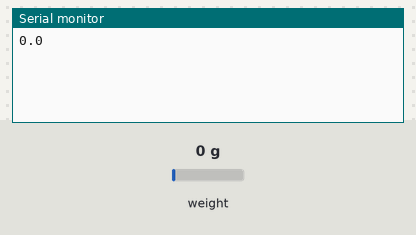
A sketch run on a simulated Arduino Uno, built with avr-gcc and run on an emulated ATmega328P. Shown: the last lines printed to the serial monitor. The test bench sets the inputs (shaded band); at power-on: weight on the scale 0 g.

Above: at 2.2 s.
2.3 s: weight on the scale set to 100 g
At 3.1 s:
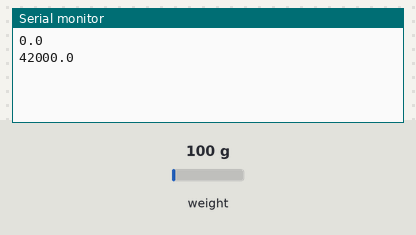
3.8 s: weight on the scale set to 1250 g
At 5.7 s:
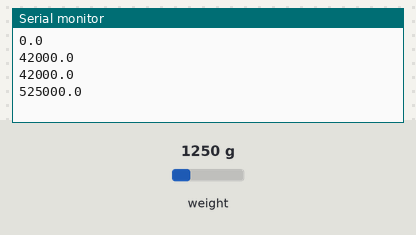
Timing chart, 0 to 7.2 s (numbered marks = the images above; inputs shaded):
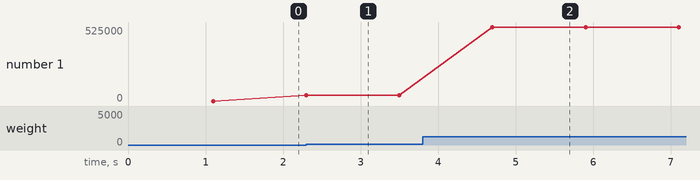

Measured:
- after the input at 2.3 s, the serial monitor: prints a new line at once (image 1)
- after the input at 3.8 s, the serial monitor: prints a new line after 0.90 s (image 2)
- plotted number 1: 0 → 42000 after the input at 2.3 s, 42000 → 525000 after the input at 3.8 s

The sketch:

load_cell_env.ino
```cpp
/*-----( Import needed libraries )-----*/
#include <Wire.h>

#include <Hx711.h>
Hx711 scale(A2, A3);


/*-----( Declare Variables )-----*/
//NONE
float val;


void setup()   /*----( SETUP: RUNS ONCE )----*/
{

  Serial.begin(9600);  // Used to type in characters


  delay(1000);
}

////////////////////////////////////////////////////////////////////////////////
void loop()
{


            Serial.println(scale.getGram(), 1);

             val=(scale.getGram());
             delay(1000);


}
```
